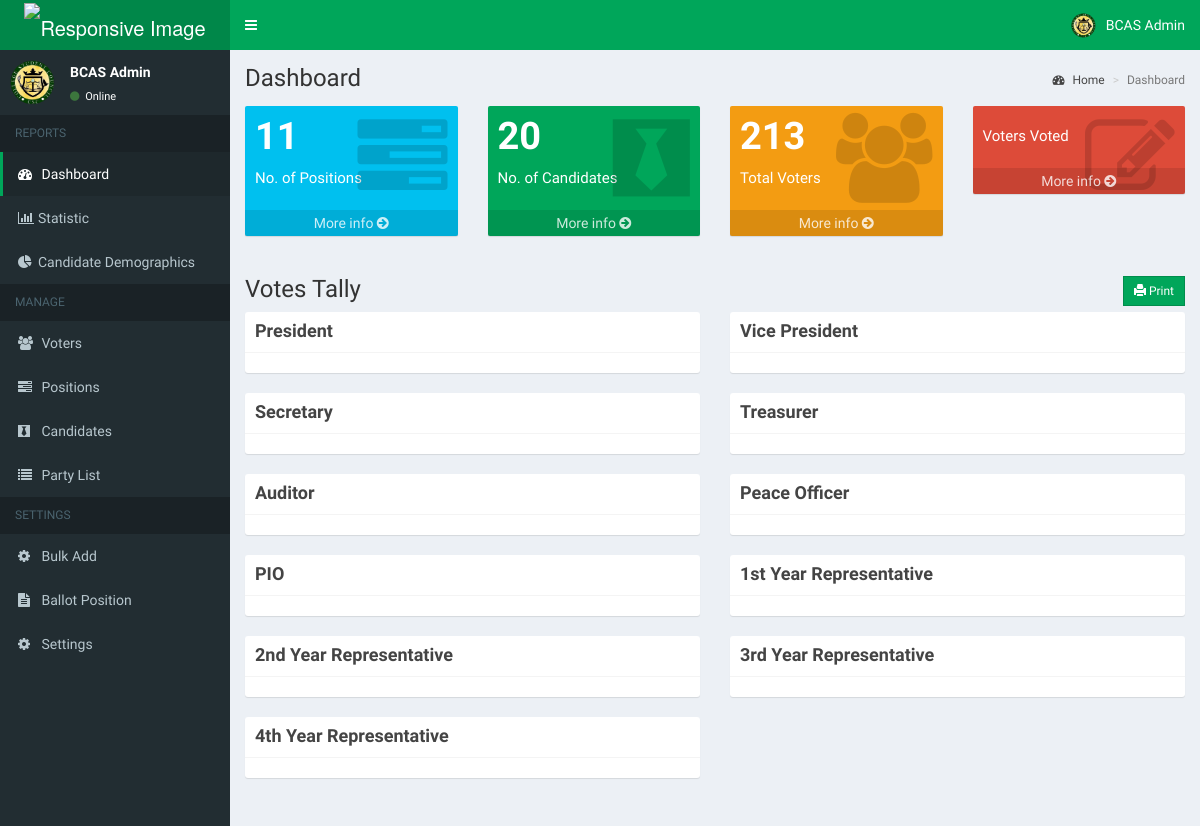
The page /admin/home.php (signed in) on the database its author committed.
### tables this page shows
CREATE TABLE `positions` (
  `id` int(11) NOT NULL,
  `description` varchar(50) NOT NULL,
  `max_vote` int(11) NOT NULL,
  `priority` int(11) NOT NULL
);

### admin/includes/session.php (called while the page is built, shortened)
<?php
	include 'includes/conn.php';
	$sql = "SELECT * FROM admin WHERE id = '".$_SESSION['admin']."'";
	$query = $conn->query($sql);
	$user = $query->fetch_assoc();
?>

### admin/home.php (the view, shortened to what this page needs)
<?php include 'includes/session.php'; ?>
<?php include 'includes/header.php'; ?>
<body class="hold-transition skin-green sidebar-mini">
<div class="wrapper">
  <?php include 'includes/navbar.php'; ?>
  <?php include 'includes/menubar.php'; ?>
  <div class="content-wrapper">
    <section class="content-header">
      <h1>
        Dashboard
      </h1>
      <ol class="breadcrumb">
        <li><a href="#"><i class="fa fa-dashboard"></i> Home</a></li>
        <li class="active">Dashboard</li>
      </ol>
    </section>
    <section class="content">
      <div class="row">
        <div class="col-lg-3 col-xs-6">
          <div class="small-box bg-aqua">
            <div class="inner">
              <?php
                $sql = "SELECT * FROM positions";
                $query = $conn->query($sql);
                echo "<h3>".$query->num_rows."</h3>";
              ?>
              <p>No. of Positions</p>
            </div>
            <div class="icon">
              <i class="fa fa-tasks"></i>
            </div>
            <a href="positions.php" class="small-box-footer">More info <i class="fa fa-arrow-circle-right"></i></a>
          </div>
        </div>
        <div class="col-lg-3 col-xs-6">
          <div class="small-box bg-green">
            <div class="inner">
              <?php
                $sql = "SELECT * FROM candidates";
                $query = $conn->query($sql);
                echo "<h3>".$query->num_rows."</h3>";
              ?>
              <p>No. of Candidates</p>
            </div>
            <div class="icon">
              <i class="fa fa-black-tie"></i>
            </div>
            <a href="candidates.php" class="small-box-footer">More info <i class="fa fa-arrow-circle-right"></i></a>
          </div>
        </div>
        <div class="col-lg-3 col-xs-6">
          <div class="small-box bg-yellow">
            <div class="inner">
              <?php
                $sql = "SELECT * FROM voters";
                $query = $conn->query($sql);
                echo "<h3>".$query->num_rows."</h3>";
              ?>
              <p>Total Voters</p>
            </div>
            <div class="icon">
              <i class="fa fa-users"></i>
            </div>
            <a href="voters.php" class="small-box-footer">More info <i class="fa fa-arrow-circle-right"></i></a>
          </div>
        </div>
        <div class="col-lg-3 col-xs-6">
          <div class="small-box bg-red">
            <div class="inner">
              <p>Voters Voted</p>
            </div>
            <div class="icon">
              <i class="fa fa-edit"></i>
            </div>
            <a href="votes.php" class="small-box-footer">More info <i class="fa fa-arrow-circle-right"></i></a>
          </div>
        </div>
      </div>
      <div class="row">
        <div class="col-xs-12">
          <h3>Votes Tally
            <span class="pull-right">
              <a href="print.php" class="btn btn-success btn-sm btn-flat"><span class="glyphicon glyphicon-print"></span> Print</a>
            </span>
          </h3>
        </div>
      </div>
      <?php
        $sql = "SELECT * FROM positions ORDER BY priority ASC";
        $query = $conn->query($sql);
        $inc = 2;
        while($row = $query->fetch_assoc()){
          $inc = ($inc == 2) ? 1 : $inc+1;
          if($inc == 1) echo "<div class='row'>";
          echo "
            <div class='col-sm-6'>
              <div class='box box-solid'>
                <div class='box-header with-border'>
                  <h4 class='box-title'><b>".$row['description']."</b></h4>
                </div>
                <div class='box-body'>
                  <div class='chart d-flex align-items-center row' id='".slugify($row['description'])."'>
                  </div>
                </div>
              </div>
            </div>
          ";
          if($inc == 2) echo "</div>";
        }
        if($inc == 1) echo "<div class='col-sm-6'></div></div>";
      ?>
      </section>
    </div>
</div>
</body>
</html>

### admin/includes/navbar.php (shortened to what this page needs)
<header class="main-header">
  <a href="#" class="logo">
    <span class="logo-lg"><img src="../images/banner.png" class="img-fluid" alt="Responsive Image" width="75%" height="auto"></span>
  </a>
  <nav class="navbar navbar-static-top">
    <a href="#" class="sidebar-toggle" data-toggle="push-menu" role="button">
    </a>
    <div class="navbar-custom-menu">
      <ul class="nav navbar-nav">
        <li class="dropdown user user-menu">
          <a href="#" class="dropdown-toggle" data-toggle="dropdown">
            <img src="<?php echo (!empty($user['photo'])) ? '../images/'.$user['photo'] : '../images/profile.jpg'; ?>" class="user-image" alt="User Image">
            <span class="hidden-xs"><?php echo $user['firstname'].' '.$user['lastname']; ?></span>
          </a>
        </li>
      </ul>
    </div>
  </nav>
</header>

### admin/includes/menubar.php (shortened to what this page needs)
<aside class="main-sidebar">
  <section class="sidebar">
    <div class="user-panel">
      <div class="pull-left image">
        <img src="<?php echo (!empty($user['photo'])) ? '../images/'.$user['photo'] : '../images/profile.jpg'; ?>" class="img-circle" alt="User Image">
      </div>
      <div class="pull-left info">
        <p><?php echo $user['firstname'].' '.$user['lastname']; ?></p>
        <a><i class="fa fa-circle text-success"></i> Online</a>
      </div>
    </div>
    <ul class="sidebar-menu" data-widget="tree">
      <li class="header">REPORTS</li>
      <li class=""><a href="home.php"><i class="fa fa-dashboard"></i> <span>Dashboard</span></a></li>
      <li class=""><a href="ScoreBoard.php"><i class="fa fa-bar-chart"></i><span>Statistic</span></a></li>
      <li class=""><a href="CandidateDemographics.php"><i class="fa fa-pie-chart"></i><span>Candidate Demographics</span></a></li>
      <li class="header">MANAGE</li>
      <li class=""><a href="voters.php"><i class="fa fa-users"></i> <span>Voters</span></a></li>
      <li class=""><a href="positions.php"><i class="fa fa-tasks"></i> <span>Positions</span></a></li>
      <li class=""><a href="candidates.php" id="candidates_tab"><i class="fa fa-black-tie"></i> <span>Candidates</span></a></li>
      <li class=""><a href="partylist.php"><i class="fa fa-list"></i> <span>Party List</span></a></li>
      <li class="header">SETTINGS</li>
      <li class=""><a href="bulk_import.php"><i class="fa fa-cog"></i> <span>Bulk Add</span></a></li>
      <li class=""><a href="ballot.php"><i class="fa fa-file-text"></i> <span>Ballot Position</span></a></li>
      <li class=""><a href="settings.php"><i class="fa fa-cog"></i> <span>Settings</span></a></li>
    </ul>
  </section>
</aside>

### rows shown on the page
positions: description "President"
positions: description "Vice President"
positions: description "Secretary"
positions: description "Treasurer"
positions: description "Auditor"
positions: description "Peace Officer"
positions: description "PIO"
positions: description "1st Year Representative"
positions: description "2nd Year Representative"
positions: description "3rd Year Representative"
positions: description "4th Year Representative"

### other values the page prints
$user['firstname'] "BCAS"
$user['lastname'] "Admin"
$query->num_rows "11"
$query->num_rows "20"
$query->num_rows "213"
